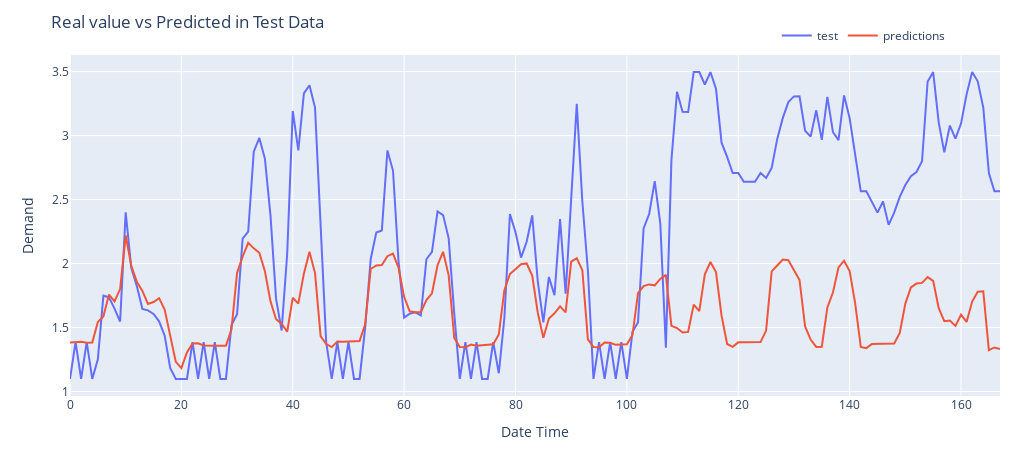

Notebook source saved alongside this figure:
### Code cell
plotPredictions(test_x.index[:24*7], y_pred[:24*7], test_y[:24*7])

### Figure 1 — Plotly figure (JSON) as saved in the notebook; plotly's stock layout.template omitted (floating-point values rounded to 4 significant figures; data arrays with more than 128 entries replaced by an {"elided": "..."} marker saying what was removed)
{"data": [{"mode": "lines", "name": "test", "type": "scatter", "x": {"elided": "168 int values"}, "y": {"elided": "168 float values"}}, {"mode": "lines", "name": "predictions", "type": "scatter", "x": {"elided": "168 int values"}, "y": {"elided": "168 float values"}}], "layout": {"height": 450, "legend": {"orientation": "h", "x": 0.76, "xanchor": "left", "y": 1.1, "yanchor": "top"}, "margin": {"b": 20, "l": 70, "r": 20, "t": 55}, "title": {"text": "Real value vs Predicted in Test Data"}, "width": 1020, "xaxis": {"title": {"text": "Date Time"}}, "yaxis": {"title": {"text": "Demand"}}}}
